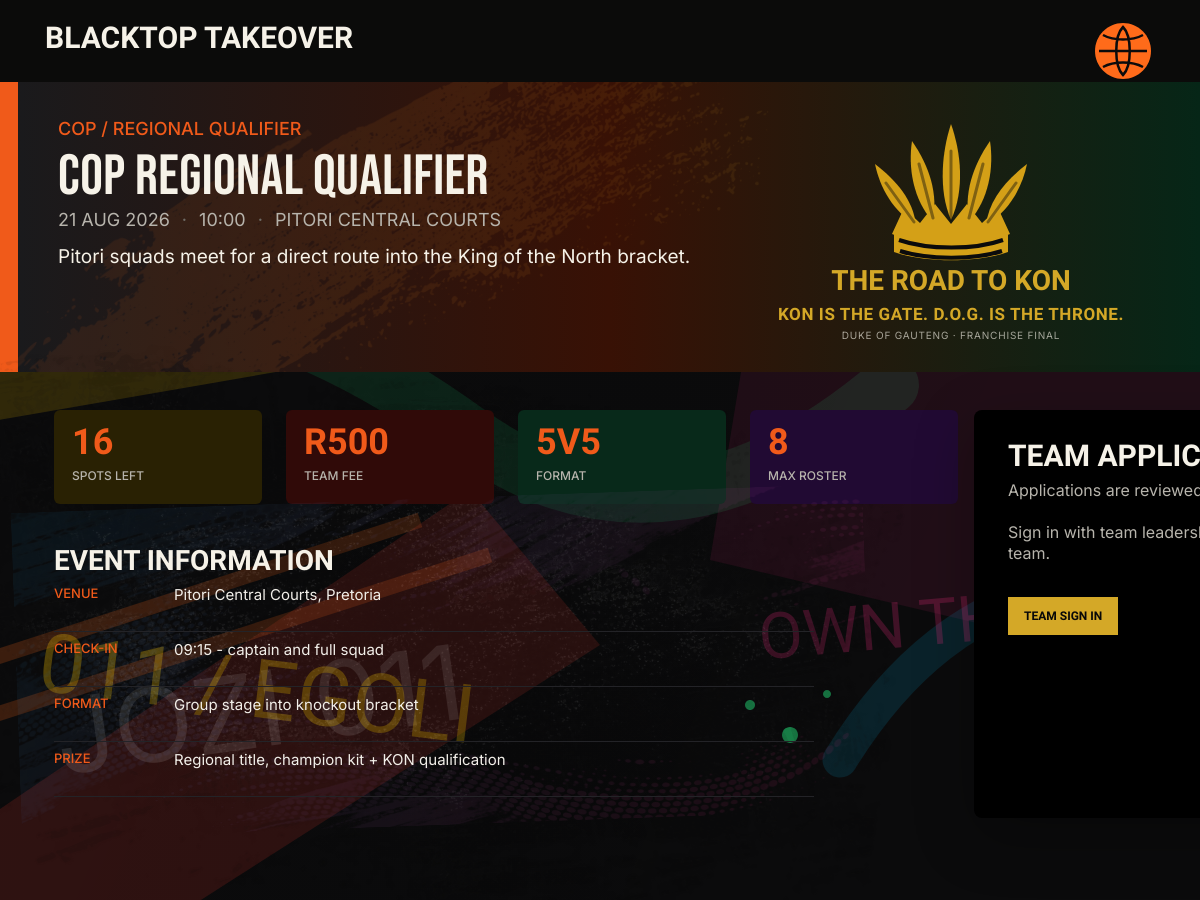
The page /tournament-details.php?event=cop-regional-qualifier on the database its author committed.
### tables this page shows
CREATE TABLE IF NOT EXISTS tournaments (
    id INT UNSIGNED AUTO_INCREMENT PRIMARY KEY,
    name VARCHAR(140) NOT NULL,
    slug VARCHAR(160) NOT NULL UNIQUE,
    eyebrow VARCHAR(100) NOT NULL,
    route_label VARCHAR(100) NOT NULL,
    city VARCHAR(80) NOT NULL,
    venue VARCHAR(140) NOT NULL,
    starts_at DATETIME NOT NULL,
    registration_deadline DATETIME NOT NULL,
    format ENUM('3v3', '5v5') NOT NULL,
    capacity SMALLINT UNSIGNED NOT NULL,
    max_roster TINYINT UNSIGNED NOT NULL DEFAULT 8,
    entry_fee_cents INT UNSIGNED NOT NULL DEFAULT 0,
    prize_cents INT UNSIGNED NOT NULL DEFAULT 0,
    status ENUM('draft', 'open', 'full', 'in_progress', 'completed', 'cancelled') NOT NULL DEFAULT 'draft',
    description TEXT,
    check_in_notes VARCHAR(180),
    structure_notes VARCHAR(180),
    prize_notes VARCHAR(220),
    created_at TIMESTAMP DEFAULT CURRENT_TIMESTAMP
);

### includes/data.php (called while the page is built)
<?php
function e(mixed $value): string
{
    return htmlspecialchars((string) $value, ENT_QUOTES, 'UTF-8');
}

### tournament-details.php (the view, shortened to what this page needs)
<?php
require_once __DIR__ . '/config/connection.php';
$eventSlug = trim((string) ($_POST['event'] ?? $_GET['event'] ?? 'coj-summer-showdown'));
$eventQuery = $conn->prepare(
    "SELECT t.*,
            COUNT(DISTINCT CASE WHEN te.status IN ('pending', 'confirmed') THEN te.team_id END) AS entry_count
     FROM tournaments t
     LEFT JOIN tournament_entries te ON te.tournament_id = t.id
     WHERE t.slug = ?
     GROUP BY t.id
     LIMIT 1"
);
$eventQuery->bind_param('s', $eventSlug);
$eventQuery->execute();
$event = $eventQuery->get_result()->fetch_assoc();
    ?>
    <?php
$userRole = $_SESSION['user_role'] ?? null;
$applicationTeam = null;
$startsAt = new DateTimeImmutable($event['starts_at']);
$spotsLeft = max(0, (int) $event['capacity'] - (int) $event['entry_count']);
$fee = 'R' . number_format(((int) $event['entry_fee_cents']) / 100, 0);
$applicationSent = $applicationTeam && in_array($applicationTeam['entry_status'], ['pending', 'confirmed'], true);
$rosterCount = (int) ($applicationTeam['roster_count'] ?? 0);
$rosterMaximum = max(1, (int) $event['max_roster']);
$rosterMinimum = competitionMinimumRoster($event['format']);
$rosterProgress = min($rosterCount, $rosterMaximum);
$rosterStatus = $rosterCount >= $rosterMaximum
    ? 'complete'
    : ($rosterCount >= $rosterMinimum ? 'entry minimum met' : 'minimum ' . $rosterMinimum . ' required');
$routeGateCopy = match ($event['slug']) {
    'coj-summer-showdown' => 'KOS is the gate. D.O.G. is the throne.',
    'cop-regional-qualifier' => 'KON is the gate. D.O.G. is the throne.',
    default => 'KON + KOS are the gates. D.O.G. is the throne.',
};
require __DIR__ . '/includes/header.php';
?>
<article class="event-detail" data-figma-node="48:216">
    <div class="event-detail__street-tags" aria-hidden="true">
        <span class="event-detail__street-tag event-detail__street-tag--jozi">Jozi 011</span>
        <span class="event-detail__street-tag event-detail__street-tag--egoli">011 / Egoli</span>
        <span class="event-detail__street-tag event-detail__street-tag--block">Own the block</span>
    </div>
    <header class="screen-header">
        <a class="screen-wordmark" href="/blacktop-takeover/home.php">Blacktop Takeover</a>
        <button class="court-menu-trigger" type="button" aria-label="Open Blacktop menu" aria-controls="court-menu" aria-expanded="false" data-court-menu-trigger>
            <img src="/blacktop-takeover/assets/images/figma/navigation-basketball-trigger.svg" alt="">
        </button>
    </header>
    <section class="event-hero">
        <div class="event-hero__copy">
            <p class="event-eyebrow"><?= e($event['eyebrow']) ?></p>
            <h1><?= e($event['name']) ?></h1>
            <p class="event-meta"><?= e($startsAt->format('d M Y')) ?> <span>&middot;</span> <?= e($startsAt->format('H:i')) ?> <span>&middot;</span> <?= e($event['venue']) ?></p>
            <p class="event-summary"><?= e($event['description']) ?></p>
        </div>
        <div class="event-hero__road">
            <img src="/blacktop-takeover/assets/images/figma/champion-feather-crown.svg" alt="" aria-hidden="true">
            <strong><?= e($event['route_label']) ?></strong>
            <span><?= e($routeGateCopy) ?></span>
            <small>Duke of Gauteng &middot; franchise final</small>
        </div>
    </section>
    <div class="event-detail__body">
        <div class="event-detail__main">
            <section class="event-facts" aria-label="Tournament facts">
                <div><strong><?= e(str_pad((string) $spotsLeft, 2, '0', STR_PAD_LEFT)) ?></strong><span>Spots left</span></div>
                <div><strong><?= e($fee) ?></strong><span>Team fee</span></div>
                <div><strong><?= e(strtoupper($event['format'])) ?></strong><span>Format</span></div>
                <div><strong><?= e((string) $event['max_roster']) ?></strong><span>Max roster</span></div>
            </section>
            <section class="event-information">
                <h2>Event information</h2>
                <dl>
                    <div><dt>Venue</dt><dd><?= e($event['venue'] . ', ' . $event['city']) ?></dd></div>
                    <div><dt>Check-in</dt><dd><?= e($event['check_in_notes']) ?></dd></div>
                    <div><dt>Format</dt><dd><?= e($event['structure_notes']) ?></dd></div>
                    <div><dt>Prize</dt><dd><?= e($event['prize_notes']) ?></dd></div>
                </dl>
            </section>
        </div>
        <aside class="event-application" aria-labelledby="application-title">
            <h2 id="application-title">Team application</h2>
            <p>Applications are reviewed by a Blacktop organiser.</p>
            <?php if ($applicationTeam): ?>
                <form method="post" action="/blacktop-takeover/tournament-details.php?event=<?= e($eventSlug) ?>">
                    <input type="hidden" name="csrf_token" value="<?= e($_SESSION['tournament_csrf']) ?>">
                    <input type="hidden" name="event" value="<?= e($eventSlug) ?>">
                    <label for="application-team">Select team</label>
                    <select id="application-team" name="team" required>
                        <option value="<?= e((string) $applicationTeam['id']) ?>"><?= e($applicationTeam['name']) ?> &middot; <?= e((string) $rosterCount) ?> players</option>
                    </select>
                    <span class="application-label">Roster status</span>
                    <progress
                        value="<?= e((string) $rosterProgress) ?>"
                        max="<?= e((string) $rosterMaximum) ?>"
                        aria-label="<?= e((string) $rosterCount) ?> of <?= e((string) $rosterMaximum) ?> roster places filled"
                    ></progress>
                    <strong class="application-roster"><?= e((string) $rosterCount) ?> / <?= e((string) $rosterMaximum) ?> players &middot; <?= e($rosterStatus) ?></strong>
                    <button type="submit"<?= $applicationSent ? ' disabled' : '' ?>>
                        <?php if ($applicationSent): ?>
                            <?= e(ucfirst($applicationTeam['entry_status']) . ' application') ?>
                        <?php elseif ($applicationTeam['entry_status'] === 'withdrawn'): ?>
                            Resubmit team application
                        <?php else: ?>
                            Submit team application
                        <?php endif; ?>
                    </button>
                </form>
            <?php elseif (in_array($userRole, ['player', 'captain'], true)): ?>
                <p class="application-access-copy">You need a team as its captain or active vice captain before it can enter.</p>
                <a class="application-access-link" href="/blacktop-takeover/team.php">Open my squad</a>
            <?php elseif ($userRole !== null): ?>
                <p class="application-access-copy">Only a team captain or active vice captain can submit the squad application.</p>
            <?php else: ?>
                <p class="application-access-copy">Sign in with team leadership access to submit a team.</p>
                <a class="application-access-link" href="/blacktop-takeover/login.php">Team sign in</a>
            <?php endif; ?>
        </aside>
    </div>
</article>
<?php require __DIR__ . '/includes/footer.php'; ?>

### rows shown on the page
tournaments: eyebrow "COP / REGIONAL QUALIFIER", name "COP REGIONAL QUALIFIER", starts_at "21 AUG 2026", starts_at "10:00", venue "PITORI CENTRAL COURTS", description "Pitori squads meet for a direct route into the King of the North bracket.", route_label "THE ROAD TO KON", slug "KON IS THE GATE. D.O.G. IS THE THRONE.", capacity "16", entry_fee_cents "R500", format "5V5", max_roster "8", venue+city "Pitori Central Courts, Pretoria", check_in_notes "09:15 - captain and full squad", structure_notes "Group stage into knockout bracket", prize_notes "Regional title, champion kit + KON qualification"
